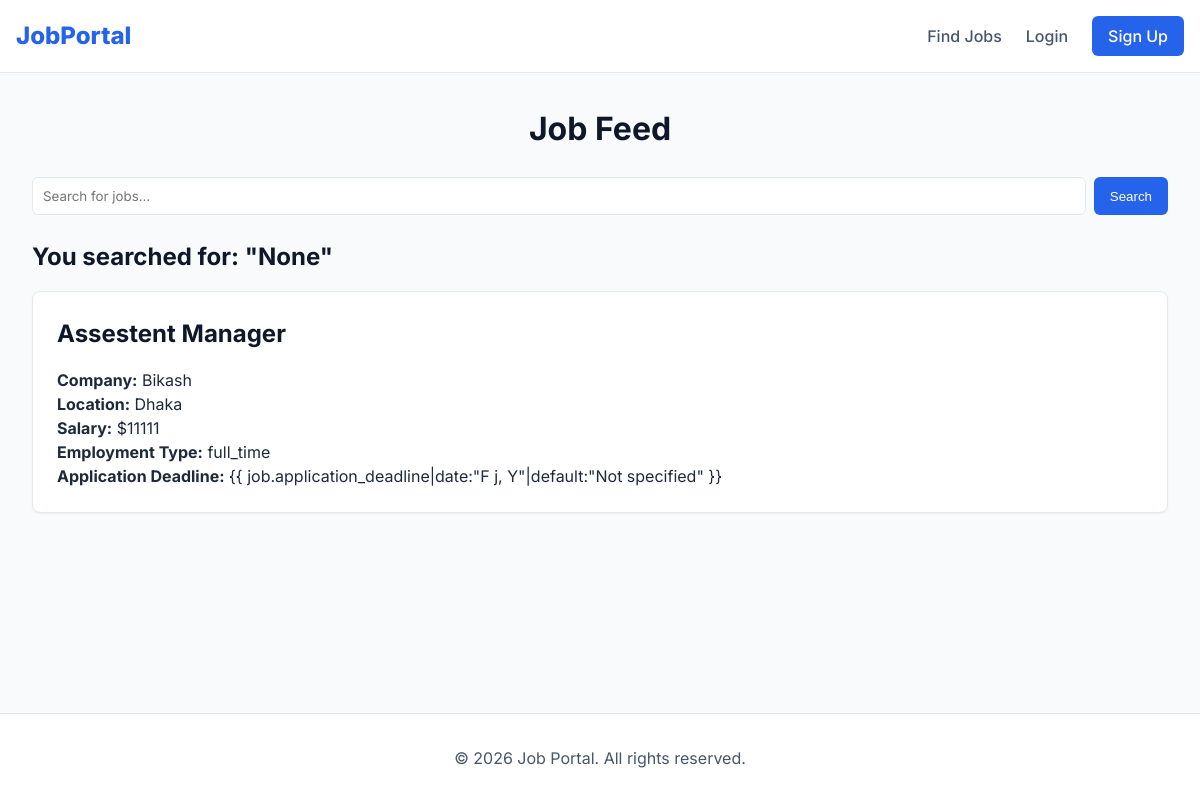
/searchJob/, run on the app's committed database.
### myApp/models.py (models this page shows, shortened)
class JobModel(models.Model):
    JOB_TYPE_CHOICES=[
        ('full_time', 'Full Time'),
        ('part_time', 'Part Time'),
        ('contract', 'Contract'),
        ('internship', 'Internship'),
        ('temporary', 'Temporary'),
    ]
    user=models.ForeignKey(Custom_User,null=True,blank=True,on_delete=models.CASCADE)
    job_title = models.CharField(max_length=200, null=True, blank=True)
    company_name = models.CharField(max_length=200, null=True, blank=True)
    location = models.CharField(max_length=200, null=True, blank=True)
    description = models.TextField(null=True, blank=True)
    salary = models.PositiveIntegerField(null=True, blank=True)
    employment_type = models.CharField(max_length=50, choices=JOB_TYPE_CHOICES, null=True, blank=True)
    posted_date = models.DateTimeField(auto_now_add=True)
    update_date = models.DateTimeField(auto_now=True)
    application_deadline = models.DateTimeField(null=True, blank=True)

### myApp/views.py (the view)
# urls.py: path('searchJob/', searchJob, name='searchJob'),
def searchJob(request):
    query = request.GET.get('query')
    if query:
        jobs = JobModel.objects.filter(Q(job_title__icontains=query)
                                       |Q(description__icontains=query)
                                       |Q(employment_type__icontains=query)
                                       |Q(company_name__icontains=query))
    else:
        jobs = JobModel.objects.all()
    context = {
        'jobs': jobs,
        'query': query
    }
    return render(request, "Common/search.html", context)

### Template/Common/search.html (shortened to what this page needs)
{% extends 'Common/base.html' %}
{% block body %}
<div class="container mt-5">
    <h1 class="text-center mb-4">Job Feed</h1>
    <div class="search-bar mb-4">
        <form method="GET" action="{% url 'searchJob' %}">
            <div class="input-group">
                <input type="text" name="query" class="form-control" placeholder="Search for jobs..." required>
                <button class="btn btn-primary" type="submit">Search</button>
            </div>
        </form>
    </div>
    <div class="job-list">
        <h2>You searched for: "{{ query }}"</h2>
        {% for job in jobs %}
        <div class="card mb-3 shadow-sm">
            <div class="card-body">
                <h2 class="card-title">{{ job.job_title }}</h2>
                <p class="card-text"><strong>Company:</strong> {{ job.company_name }}</p>
                <p class="card-text"><strong>Location:</strong> {{ job.location }}</p>
                <p class="card-text"><strong>Salary:</strong> ${{ job.salary|default:"Not specified" }}</p>
                <p class="card-text"><strong>Employment Type:</strong> {{ job.employment_type|default:"Not specified" }}
                </p>
                <p class="card-text"><strong>Application Deadline:</strong> {{ job.application_deadline|date:"F j,
                    Y"|default:"Not specified" }}</p>
            </div>
        </div>
        {% empty %}
        <p class="text-center">No jobs available at the moment.</p>
        {% endfor %}
    </div>
</div>
{% endblock body %}

### static/css/style.css (style rules this page uses)
:root { --primary-color: #2563eb; --primary-hover: #1d4ed8; --secondary-color: #64748b; --accent-color: #0f172a; --background-color: #f8fafc; --surface-color: #ffffff; --text-main: #1e293b; --text-secondary: #475569; --border-color: #e2e8f0; --success-color: #10b981; --danger-color: #ef4444; --warning-color: #f59e0b; --radius-sm: 0.375rem; --radius-md: 0.5rem; --radius-lg: 0.75rem; --shadow-sm: 0 1px 2px 0 rgb(0 0 0 / 0.05); --shadow-md: 0 4px 6px -1px rgb(0 0 0 / 0.1), 0 2px 4px -2px rgb(0 0 0 / 0.1); --font-sans: 'Inter', system-ui, -apple-system, sans-serif; }
* { box-sizing: border-box; margin: 0; padding: 0; }
body { font-family: var(--font-sans); background-color: var(--background-color); color: var(--text-main); line-height: 1.5; -webkit-font-smoothing: antialiased; }
h1, h2, h3, h4, h5, h6 { font-weight: 700; color: var(--accent-color); margin-bottom: 1rem; }
.container { max-width: 1200px; margin: 0 auto; padding: 0 1rem; }
.card { background-color: var(--surface-color); border-radius: var(--radius-md); border: 1px solid var(--border-color); box-shadow: var(--shadow-sm); padding: 1.5rem; margin-bottom: 1.5rem; transition: transform 0.2s, box-shadow 0.2s; }
.btn { display: inline-block; padding: 0.5rem 1rem; border-radius: var(--radius-sm); font-weight: 500; text-align: center; cursor: pointer; border: none; transition: background-color 0.2s; }
.btn-primary { background-color: var(--primary-color); color: white; }
.form-control { width: 100%; padding: 0.625rem; border: 1px solid var(--border-color); border-radius: var(--radius-sm); font-family: inherit; transition: border-color 0.2s; }
.input-group { display: flex; gap: 0.5rem; }
.input-group .form-control { flex: 1; }
.input-group .btn { white-space: nowrap; }
.text-center { text-align: center; }
.mb-4 { margin-bottom: 1.5rem; }

### data on the page
JobModel: job_title "Assestent Manager", company_name "Bikash", location "Dhaka", salary "11111", employment_type "full_time"

### other printed values
{{ query }} "None"
